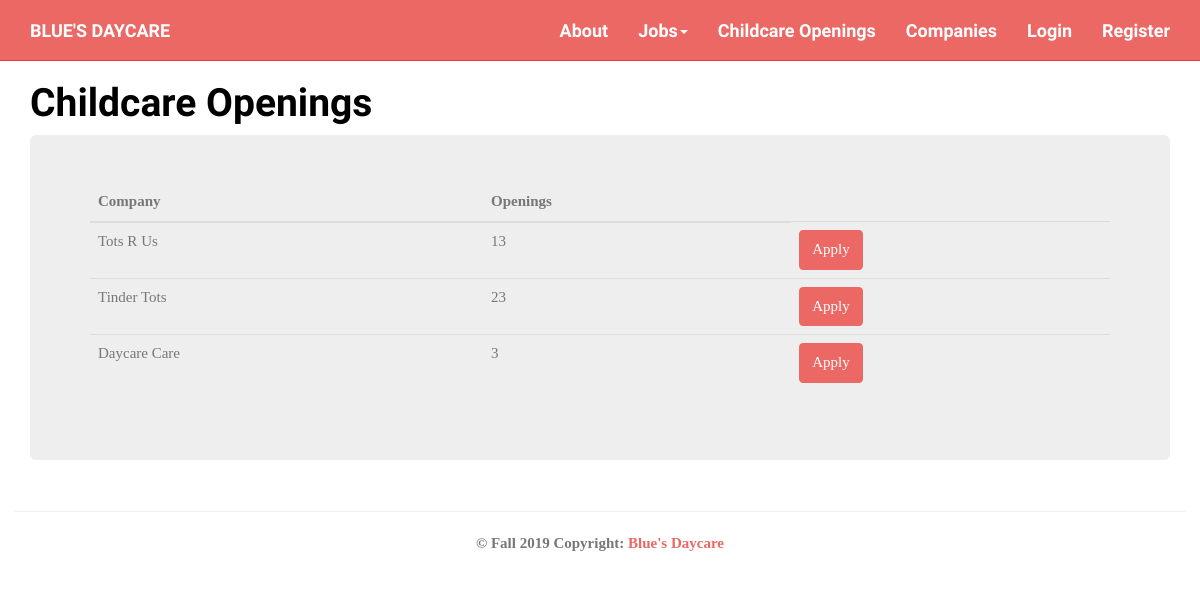
Before: /index.php?action=viewChildcareOpenings with the older database file.
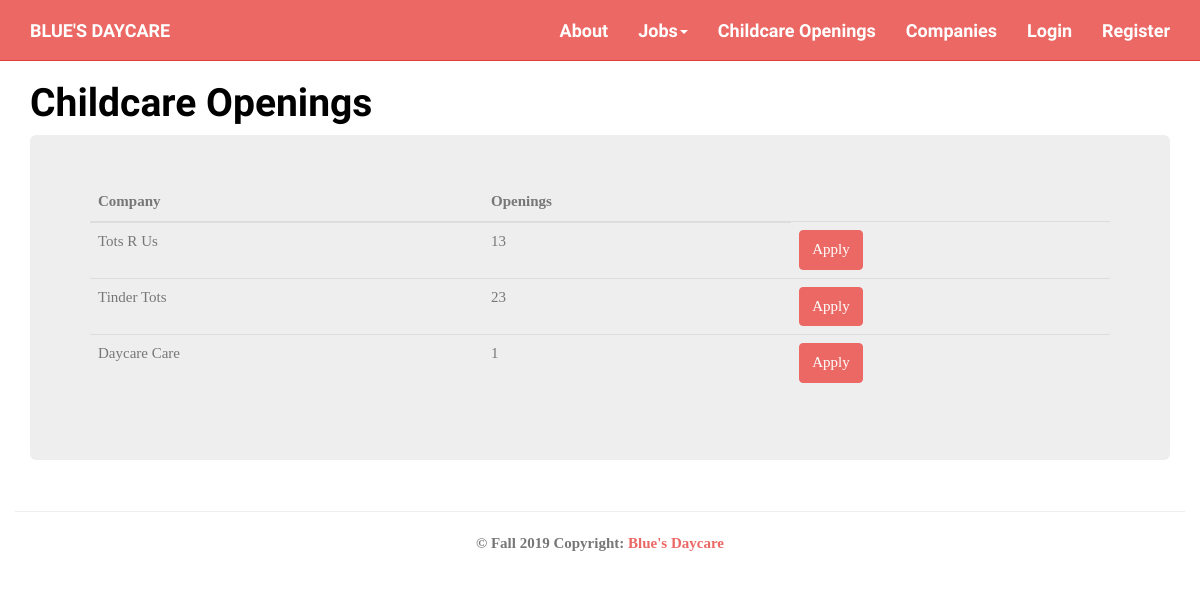
After: the same page with the newer database file.
### tables this page shows
CREATE TABLE `company` (
  `companyID` int(11) NOT NULL,
  `companyName` varchar(100) NOT NULL,
  `employeeCount` int(11) NOT NULL DEFAULT '1',
  `childCapacity` int(11) NOT NULL DEFAULT '0',
  `childrenEnrolled` int(11) NOT NULL DEFAULT '0',
  `overallRating` float DEFAULT '0',
  `ownerID` int(11) NOT NULL,
  `companyImage` varchar(50) DEFAULT 'images/default-company.jpg'
);

### models/opening_db.php (called while the page is built, shortened)
<?php
class opening_db {
    public static function select_all() {
        $db = Database::getDB();
        $queryUsers = 'SELECT * FROM company
                       WHERE  childCapacity - childrenEnrolled > 0'
                ;
        $statement = $db->prepare($queryUsers);
        $statement->execute();
        $rows = $statement->fetchAll();
        return $rows;
    }
}

### views/childcareOpenings.php (the view, shortened to what this page needs)
<!DOCTYPE html>
<html>
    <head>
        <?php include ('css/css.php'); ?>
    </head>
    <body>
        <?php include ('nav.php'); ?>
        <main>
        <div class="container" >
            <h1>Childcare Openings</h1>
            <div class="jumbotron">
<table class="table table-dark">
  <thead>
    <tr>
      <th scope="col">Company</th>
      <th scope="col">Openings</th>
    </tr>
  </thead>
  <tbody>
      <?php foreach ($openings as $o) : ?>
    <tr>
      <td><?php echo $o['companyName'] ; ?></td>
      <td><?php echo $o['childCapacity'] - $o['childrenEnrolled'] ?></td>
      <td><form action="index.php" method="post">
                  <input type="submit" class="btn btn-primary btn-sml" value="Apply">
              </form></td>
    </tr>
    <?php endforeach; ?>
  </tbody>
</table>
            </div>
        </div>
            <?php include ('footer.php'); ?>
    </body>
</html>

Changed rows visible on the page:
changed company "Daycare Care": $o['childCapacity'] - $o['childrenEnrolled'] "3" → "1"
